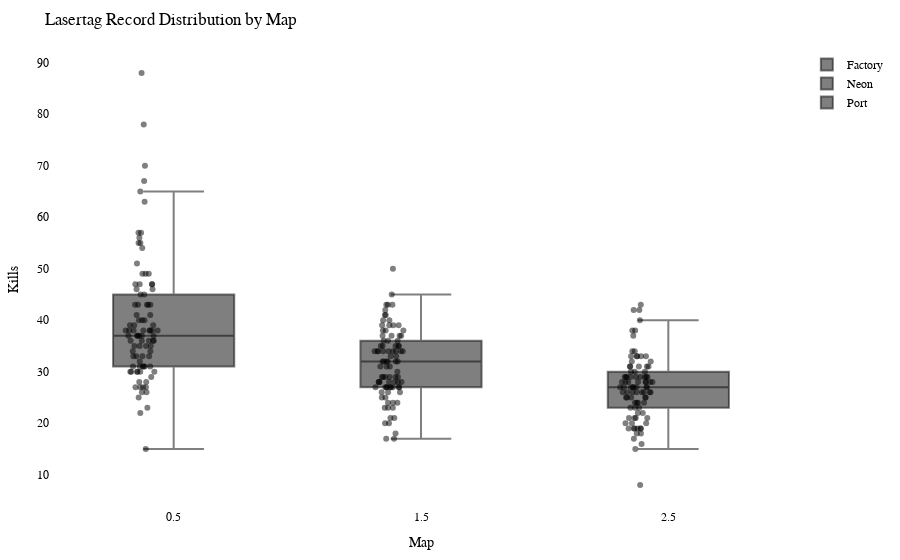

The cell this chart's notebook holds for it:
### Code cell
import plotly.graph_objects as go
import plotly.io as pio

df = getRecordsDataframe(minigame="Lasertag")

# Calculate the offset for centering the data points
num_columns = len(df.columns)
offset = 0.5

# Create a Swarm plot using Plotly
fig = go.Figure()

for i, column in enumerate(df.columns):
    x_values = [i + offset] * len(df[column])  # Adjust x-values with offset for horizontal centering
    fig.add_trace(go.Box(x=x_values,
                         y=df[column],
                         name=column,
                         boxpoints='all',
                         pointpos=-0.5,  # Adjust point position to prevent overlapping
                         marker=dict(color='rgba(0,0,0,0.5)', size=6),  # Adjust marker color and size
                         hovertext=df.index,
                         hoverinfo='text+y'))

fig.update_layout(title="Lasertag Record Distribution by Map",
                  xaxis=dict(title="Map"),
                  yaxis=dict(title="Kills"),
                  showlegend=True,
                  font=dict(family="Arial", size=12, color="black"),  # Customize font
                  plot_bgcolor="white",  # Set background color
                  margin=dict(l=50, r=50, t=50, b=50),  # Adjust margins for better layout
                  )

pio.show(fig)

pio.write_html(fig, "out/laser_swarm_plot.html")

### Figure 1 — Plotly figure (JSON) as saved in the notebook; plotly's stock layout.template omitted (floating-point values rounded to 4 significant figures)
{"data": [{"boxpoints": "all", "hoverinfo": "text+y", "hovertext": ["agowskyy", "Anni808", "Axollotel", "BacardiSprite", "bawskey", "BusinessBent", "ByNetherdude", "byTobi", "cediiiiii_10", "Chander24", "Chrisi20101", "crocodile1870", "cxl1lo", "DarkCobweb", "DerBaumIstDerWeg", "Dokkkkko", "Ex4cted", "Falke23_5", "Feinberg", "Fflopse", "ForceFox", "Freeeedom", "frutigall", "GamemasterNiki", "GeneralEnte06", "Gerrygames", "Gobo9", "GrafikKatze", "Grapfen", "Gummibearchen", "H1ghsay", "h4nnes", "Harold_Sensemann", "HerrDante", "Jan2220", "JennieKim", "jimmi1410", "JOW23", "Joy_8oy", "JustK1lling", "KakaMC", "Kanickelul", "Kokochampi", "Kokochampo", "Krusti", "Kyuudo", "LeWi_100", "Livgo", "lizsyy", "LordAlexos", "Lubotter2009", "Luis_XYZ", "M0orey_0", "marbrueck", "Martomias", "Mincheeen", "MrNulfred", "Nexilus", "Ninivee", "officialryzon", "Oronor", "PedroZockt", "Picutar", "PixlNight", "PolizeiDreamy", "Radattel", "Raefinzs", "Ritokii", "rXzEr_Justin", "Sackkerl", "schmaarek", "ScreamingBlatz", "Sebi1801", "Seemops_8", "Sey__", "SpeckyCut", "StaudammAusHolz", "Tomiokey", "tsuneee", "twitchparaskiill", "Txlentierter", "Umgfoin", "WirdNichtGeladen", "Wissender", "xBaumeisterin", "xX_Dima_ggg_Xx6", "xX_Masha_ggg_Xx9", "ymq_", "yzvm", "zTotito", "_n3d", "_Waldi_"], "marker": {"color": "rgba(0,0,0,0.5)", "size": 6}, "name": "Factory", "pointpos": -0.5, "type": "box", "x": [0.5, 0.5, 0.5, 0.5, 0.5, 0.5, 0.5, 0.5, 0.5, 0.5, 0.5, 0.5, 0.5, 0.5, 0.5, 0.5, 0.5, 0.5, 0.5, 0.5, 0.5, 0.5, 0.5, 0.5, 0.5, 0.5, 0.5, 0.5, 0.5, 0.5, 0.5, 0.5, 0.5, 0.5, 0.5, 0.5, 0.5, 0.5, 0.5, 0.5, 0.5, 0.5, 0.5, 0.5, 0.5, 0.5, 0.5, 0.5, 0.5, 0.5, 0.5, 0.5, 0.5, 0.5, 0.5, 0.5, 0.5, 0.5, 0.5, 0.5, 0.5, 0.5, 0.5, 0.5, 0.5, 0.5, 0.5, 0.5, 0.5, 0.5, 0.5, 0.5, 0.5, 0.5, 0.5, 0.5, 0.5, 0.5, 0.5, 0.5, 0.5, 0.5, 0.5, 0.5, 0.5, 0.5, 0.5, 0.5, 0.5, 0.5, 0.5, 0.5], "y": [39, 26, 37, 57, 63, 38, 31, 36, 55, 27, 33, 27, 22, 39, 35, 28, 78, 38, 26, 70, 34, 38, 57, 31, 36, 47, 47, 40, 43, 45, 31, 67, 43, 88, 38, 33, 30, 65, 27, 30, 40, 15, 37, 37, 49, 37, 35, 43, 49, 43, 37, 32, 30, 45, 46, 38, 34, 38, 31, 25, 40, 47, 37, 29, 36, 35, 28, 56, 39, 43, 41, 38, 33, 30, 49, 30, 35, 36, 55, 46, 31, 30, 41, 31, 36, 27, 23, 54, 51, 38, 47, 33]}, {"boxpoints": "all", "hoverinfo": "text+y", "hovertext": ["agowskyy", "Anni808", "Axollotel", "BacardiSprite", "bawskey", "BusinessBent", "ByNetherdude", "byTobi", "cediiiiii_10", "Chander24", "Chrisi20101", "crocodile1870", "cxl1lo", "DarkCobweb", "DerBaumIstDerWeg", "Dokkkkko", "Ex4cted", "Falke23_5", "Feinberg", "Fflopse", "ForceFox", "Freeeedom", "frutigall", "GamemasterNiki", "GeneralEnte06", "Gerrygames", "Gobo9", "GrafikKatze", "Grapfen", "Gummibearchen", "H1ghsay", "h4nnes", "Harold_Sensemann", "HerrDante", "Jan2220", "JennieKim", "jimmi1410", "JOW23", "Joy_8oy", "JustK1lling", "KakaMC", "Kanickelul", "Kokochampi", "Kokochampo", "Krusti", "Kyuudo", "LeWi_100", "Livgo", "lizsyy", "LordAlexos", "Lubotter2009", "Luis_XYZ", "M0orey_0", "marbrueck", "Martomias", "Mincheeen", "MrNulfred", "Nexilus", "Ninivee", "officialryzon", "Oronor", "PedroZockt", "Picutar", "PixlNight", "PolizeiDreamy", "Radattel", "Raefinzs", "Ritokii", "rXzEr_Justin", "Sackkerl", "schmaarek", "ScreamingBlatz", "Sebi1801", "Seemops_8", "Sey__", "SpeckyCut", "StaudammAusHolz", "Tomiokey", "tsuneee", "twitchparaskiill", "Txlentierter", "Umgfoin", "WirdNichtGeladen", "Wissender", "xBaumeisterin", "xX_Dima_ggg_Xx6", "xX_Masha_ggg_Xx9", "ymq_", "yzvm", "zTotito", "_n3d", "_Waldi_"], "marker": {"color": "rgba(0,0,0,0.5)", "size": 6}, "name": "Neon", "pointpos": -0.5, "type": "box", "x": [1.5, 1.5, 1.5, 1.5, 1.5, 1.5, 1.5, 1.5, 1.5, 1.5, 1.5, 1.5, 1.5, 1.5, 1.5, 1.5, 1.5, 1.5, 1.5, 1.5, 1.5, 1.5, 1.5, 1.5, 1.5, 1.5, 1.5, 1.5, 1.5, 1.5, 1.5, 1.5, 1.5, 1.5, 1.5, 1.5, 1.5, 1.5, 1.5, 1.5, 1.5, 1.5, 1.5, 1.5, 1.5, 1.5, 1.5, 1.5, 1.5, 1.5, 1.5, 1.5, 1.5, 1.5, 1.5, 1.5, 1.5, 1.5, 1.5, 1.5, 1.5, 1.5, 1.5, 1.5, 1.5, 1.5, 1.5, 1.5, 1.5, 1.5, 1.5, 1.5, 1.5, 1.5, 1.5, 1.5, 1.5, 1.5, 1.5, 1.5, 1.5, 1.5, 1.5, 1.5, 1.5, 1.5, 1.5, 1.5, 1.5, 1.5, 1.5, 1.5], "y": [34, 27, 35, 35, 32, 28, 29, 26, 41, 17, 27, 27, 17, 39, 38, 18, 39, 34, 21, 45, 20, 36, 36, 28, 27, 39, 43, 34, 40, 35, 28, 34, 29, 50, 31, 28, 23, 43, 25, 31, 37, 24, 21, 34, 35, 27, 32, 23, 36, 32, 26, 23, 27, 32, 28, 41, 28, 27, 29, null, 40, 43, 32, 27, 29, 27, 25, 34, 28, 31, 37, 38, 32, 30, 26, 24, 34, 37, 34, 39, null, 29, 33, 34, 24, 29, 20, 38, 42, 35, 37, 33]}, {"boxpoints": "all", "hoverinfo": "text+y", "hovertext": ["agowskyy", "Anni808", "Axollotel", "BacardiSprite", "bawskey", "BusinessBent", "ByNetherdude", "byTobi", "cediiiiii_10", "Chander24", "Chrisi20101", "crocodile1870", "cxl1lo", "DarkCobweb", "DerBaumIstDerWeg", "Dokkkkko", "Ex4cted", "Falke23_5", "Feinberg", "Fflopse", "ForceFox", "Freeeedom", "frutigall", "GamemasterNiki", "GeneralEnte06", "Gerrygames", "Gobo9", "GrafikKatze", "Grapfen", "Gummibearchen", "H1ghsay", "h4nnes", "Harold_Sensemann", "HerrDante", "Jan2220", "JennieKim", "jimmi1410", "JOW23", "Joy_8oy", "JustK1lling", "KakaMC", "Kanickelul", "Kokochampi", "Kokochampo", "Krusti", "Kyuudo", "LeWi_100", "Livgo", "lizsyy", "LordAlexos", "Lubotter2009", "Luis_XYZ", "M0orey_0", "marbrueck", "Martomias", "Mincheeen", "MrNulfred", "Nexilus", "Ninivee", "officialryzon", "Oronor", "PedroZockt", "Picutar", "PixlNight", "PolizeiDreamy", "Radattel", "Raefinzs", "Ritokii", "rXzEr_Justin", "Sackkerl", "schmaarek", "ScreamingBlatz", "Sebi1801", "Seemops_8", "Sey__", "SpeckyCut", "StaudammAusHolz", "Tomiokey", "tsuneee", "twitchparaskiill", "Txlentierter", "Umgfoin", "WirdNichtGeladen", "Wissender", "xBaumeisterin", "xX_Dima_ggg_Xx6", "xX_Masha_ggg_Xx9", "ymq_", "yzvm", "zTotito", "_n3d", "_Waldi_"], "marker": {"color": "rgba(0,0,0,0.5)", "size": 6}, "name": "Port", "pointpos": -0.5, "type": "box", "x": [2.5, 2.5, 2.5, 2.5, 2.5, 2.5, 2.5, 2.5, 2.5, 2.5, 2.5, 2.5, 2.5, 2.5, 2.5, 2.5, 2.5, 2.5, 2.5, 2.5, 2.5, 2.5, 2.5, 2.5, 2.5, 2.5, 2.5, 2.5, 2.5, 2.5, 2.5, 2.5, 2.5, 2.5, 2.5, 2.5, 2.5, 2.5, 2.5, 2.5, 2.5, 2.5, 2.5, 2.5, 2.5, 2.5, 2.5, 2.5, 2.5, 2.5, 2.5, 2.5, 2.5, 2.5, 2.5, 2.5, 2.5, 2.5, 2.5, 2.5, 2.5, 2.5, 2.5, 2.5, 2.5, 2.5, 2.5, 2.5, 2.5, 2.5, 2.5, 2.5, 2.5, 2.5, 2.5, 2.5, 2.5, 2.5, 2.5, 2.5, 2.5, 2.5, 2.5, 2.5, 2.5, 2.5, 2.5, 2.5, 2.5, 2.5, 2.5, 2.5], "y": [24, 20, 25, 29, 30, 26, 19, 20, 33, 19, 29, 25, 18, 28, 28, 15, 33, 25, 24, 43, 16, 34, 38, 27, 26, 29, 37, 27, 38, 31, 27, 33, 28, 40, 27, 23, 27, 42, 33, 8, 25, null, 17, 24, 26, 22, 31, 26, 33, 30, 28, 22, 27, 25, 31, 28, 26, 29, 24, 29, 31, 42, 26, 21, 23, 19, 27, 18, 29, 29, 29, 28, null, 20, 32, 21, 21, 26, 31, 27, 19, 30, 26, 28, 19, 23, 19, 29, 28, 32, 34, 21]}], "layout": {"font": {"color": "black", "family": "Arial", "size": 12}, "margin": {"b": 50, "l": 50, "r": 50, "t": 50}, "plot_bgcolor": "white", "showlegend": true, "title": {"text": "Lasertag Record Distribution by Map"}, "xaxis": {"title": {"text": "Map"}}, "yaxis": {"title": {"text": "Kills"}}}}
